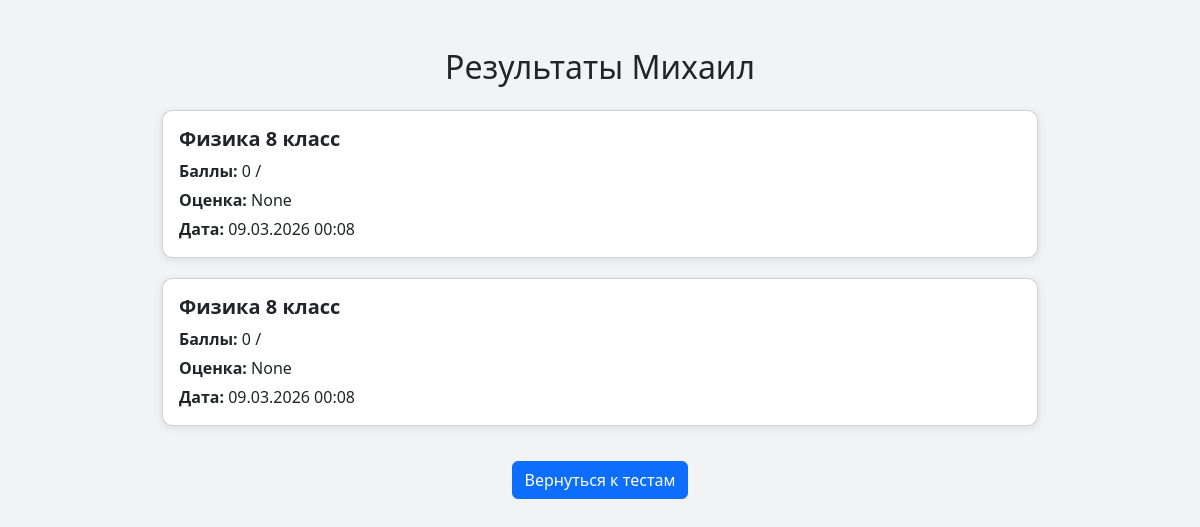
The app's page /results/Михаил/ with its own data.
### testsystem/models.py (models this page shows, shortened)
class Result(models.Model):
    student_name = models.CharField("Имя ученика", max_length=255)
    test = models.ForeignKey(Test, on_delete=models.CASCADE)
    score = models.IntegerField("Баллы")
    date_taken = models.DateTimeField("Дата прохождения", auto_now_add=True)
    grade = models.IntegerField("Оценка", blank=True, null=True)

class Test(models.Model):
    title = models.CharField("Название теста", max_length=255)
    description = models.TextField("Описание теста", blank=True)
    published_date = models.DateTimeField("Дата публикации", auto_now_add=True)

### testsystem/views.py (the view)
# urls.py: path('results/<str:student_name>/', views.result_list, name='result_list'),  # только свои
def result_list(request, student_name):
    results = Result.objects.filter(student_name=student_name).order_by('-date_taken')
    return render(request, 'testsystem/results_list.html', {'results': results, 'student_name': student_name})

### testsystem/templates/testsystem/results_list.html (shortened to what this page needs)
{% load static %}
<!DOCTYPE html>
<html lang="ru">
<head>
<link href="https://cdn.jsdelivr.net/npm/bootstrap@5.3.2/dist/css/bootstrap.min.css" rel="stylesheet">
</head>
<body>
<div class="container py-5">
    <h2 class="mb-4 text-center">Результаты {{ student_name }}</h2>
    {% if results %}
        {% for r in results %}
        <div class="card">
            <div class="card-body">
                <h5 class="card-title">{{ r.test.title }}</h5>
                <p class="card-text"><strong>Баллы:</strong> {{ r.score }} / {{ r.test.question_set.count }}</p>
                <p class="card-text"><strong>Оценка:</strong> {{ r.grade }}</p>
                <p class="card-text"><strong>Дата:</strong> {{ r.date_taken|date:"d.m.Y H:i" }}</p>
            </div>
        </div>
        {% endfor %}
    {% else %}
        <p class="text-center">Пока нет результатов.</p>
    {% endif %}
    <div class="text-center">
        <a href="{% url 'index' %}" class="btn btn-primary">Вернуться к тестам</a>
    </div>
</div>
</body>
</html>

### testsystem/templates/testsystem/results_list.html (style rules this page uses)
body { background: #f1f3f4; }
.container { max-width: 900px; }
.card { margin-bottom: 20px; border-radius: 10px; box-shadow: 0 2px 8px rgba(0,0,0,0.1); }
.card-body h5 { font-weight: bold; }
.card-body p { margin-bottom: 5px; }
.text-center a.btn { margin-top: 15px; }

### records on screen
Result: test "Физика 8 класс", score "0", grade "None", date_taken "09.03.2026 00:08"
Result: test "Физика 8 класс", score "0", grade "None", date_taken "09.03.2026 00:08"

### other values on screen
{{ student_name }} "Михаил"
